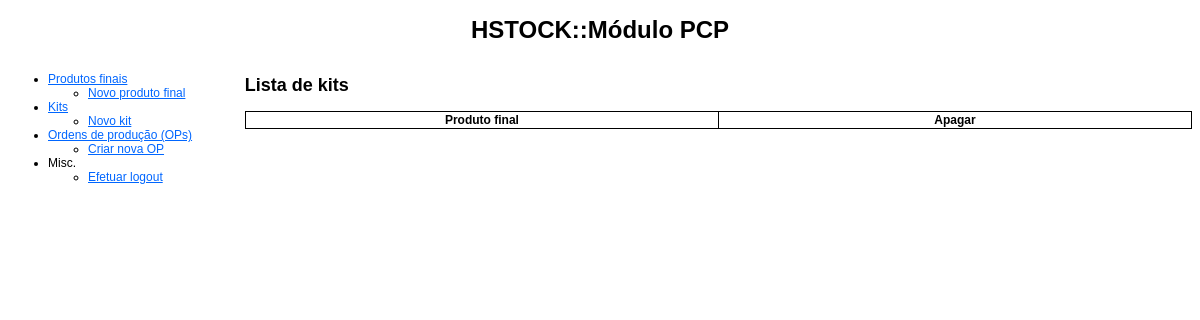
/pcp/kits.php (signed in), run on an earlier commit of the app's database.
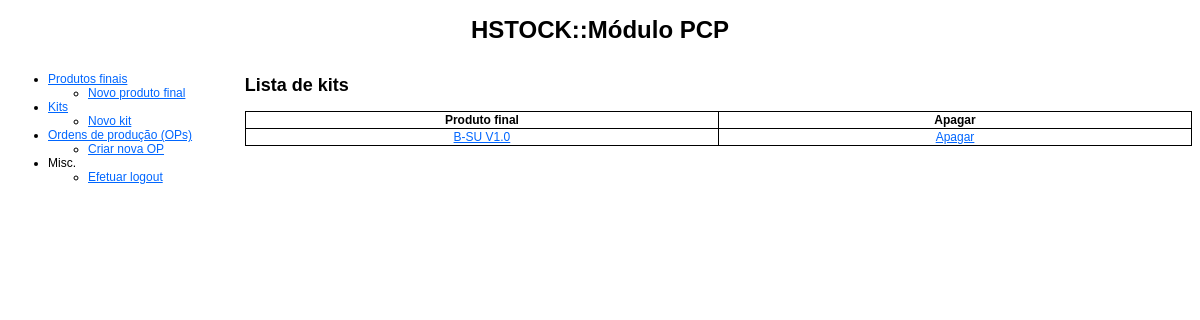
And on a later commit of the database.
### tables this page shows
CREATE TABLE IF NOT EXISTS `produtos_finais` (
  `id` int(11) NOT NULL AUTO_INCREMENT,
  `nome` varchar(255) NOT NULL,
  `descricao` text NOT NULL,
  PRIMARY KEY (`id`)
);

### pcp/kits.php (the view, shortened to what this page needs)
<!DOCTYPE html PUBLIC "-//W3C//DTD XHTML 1.0 Transitional//EN" "http://www.w3.org/TR/xhtml1/DTD/xhtml1-transitional.dtd">
<html xmlns="http://www.w3.org/1999/xhtml">
    <head>
        <link href="estilos_hton.css" rel="stylesheet" type="text/css" />
    </head>
    <body>
   	<div id="header">
    	<h1>HSTOCK::Módulo PCP</h1>
    </div>
    <div id="menu">
        <?php require_once('menu.php'); ?>
	</div>
    <div id="content">
    	<?php
		@$action = $_GET['action'];
		switch($action)
		{
					?>
				<?php
			default:
				?>
				<h2>Lista de kits</h2>
                <table class="content_table">
                	<tr>
                    	<th>Produto final</th>
                        <th>Apagar</th>
                    </tr>
                    <?php
					$c = new conexao;
					$c->set_charset('utf8');
					$q = "SELECT a.* FROM produtos_finais AS a INNER JOIN kits AS b ON a.id = b.produto_final_id GROUP BY b.produto_final_id;";
					$r = $c->query($q);
					while($produto_final = $r->fetch_object()): ?>
                    <tr>
                    	<td><a href='kits.php?action=view&produto_final_id=<?php echo $produto_final->id; ?>'><?php echo $produto_final->nome; ?></a></td>
                        <td><a href='kits.php?action=delete&produto_final_id=<?php echo $produto_final->id; ?>'>Apagar</a></td>
					</tr>
                    <?php endwhile; ?>
                </table>
				<?php
			break;
		}
		?>
    </div>
    </body>
</html>

What changed in the data, as far as the page shows it:
added produtos_finais: nome "B-SU V1.0"
